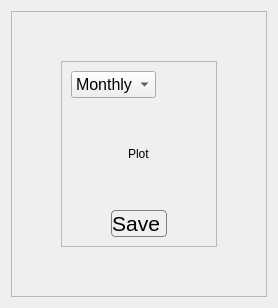
              <widget class="QWidget" name="graphs">
               <attribute name="icon">
                <iconset>
                 <normaloff>../../images/graph.png</normaloff>../../images/graph.png</iconset>
               </attribute>
               <attribute name="title">
                <string>Graphs</string>
               </attribute>
               <layout class="QGridLayout" name="gridLayout_26">
                <item row="0" column="0">
                 <widget class="QFrame" name="mmGOuterFrame">
                  <property name="frameShape">
                   <enum>QFrame::StyledPanel</enum>
                  </property>
                  <property name="frameShadow">
                   <enum>QFrame::Raised</enum>
                  </property>
                  <layout class="QGridLayout" name="gridLayout_32">
                   <item row="0" column="1">
                    <spacer name="verticalSpacer_39">
                     <property name="orientation">
                      <enum>Qt::Vertical</enum>
                     </property>
                     <property name="sizeHint" stdset="0">
                      <size>
                       <width>20</width>
                       <height>40</height>
                      </size>
                     </property>
                    </spacer>
                   </item>
                   <item row="2" column="1">
                    <spacer name="verticalSpacer_41">
                     <property name="orientation">
                      <enum>Qt::Vertical</enum>
                     </property>
                     <property name="sizeHint" stdset="0">
                      <size>
                       <width>20</width>
                       <height>40</height>
                      </size>
                     </property>
                    </spacer>
                   </item>
                   <item row="1" column="0">
                    <spacer name="horizontalSpacer_89">
                     <property name="orientation">
                      <enum>Qt::Horizontal</enum>
                     </property>
                     <property name="sizeHint" stdset="0">
                      <size>
                       <width>40</width>
                       <height>20</height>
                      </size>
                     </property>
                    </spacer>
                   </item>
                   <item row="1" column="2">
                    <spacer name="horizontalSpacer_90">
                     <property name="orientation">
                      <enum>Qt::Horizontal</enum>
                     </property>
                     <property name="sizeHint" stdset="0">
                      <size>
                       <width>40</width>
                       <height>20</height>
                      </size>
                     </property>
                    </spacer>
                   </item>
                   <item row="1" column="1">
                    <widget class="QFrame" name="mmGInnerFrame">
                     <property name="frameShape">
                      <enum>QFrame::StyledPanel</enum>
                     </property>
                     <property name="frameShadow">
                      <enum>QFrame::Raised</enum>
                     </property>
                     <layout class="QGridLayout" name="gridLayout_34">
                      <item row="4" column="0">
                       <layout class="QHBoxLayout" name="mmGHorizontalLayout1">
                        <item>
                         <spacer name="horizontalSpacer_96">
                          <property name="orientation">
                           <enum>Qt::Horizontal</enum>
                          </property>
                          <property name="sizeHint" stdset="0">
                           <size>
                            <width>40</width>
                            <height>20</height>
                           </size>
                          </property>
                         </spacer>
                        </item>
                        <item>
                         <widget class="QPushButton" name="mmGPushButton">
                          <property name="font">
                           <font>
                            <pointsize>16</pointsize>
                           </font>
                          </property>
                          <property name="cursor">
                           <cursorShape>PointingHandCursor</cursorShape>
                          </property>
                          <property name="toolTip">
                           <string>Save data</string>
                          </property>
                          <property name="styleSheet">
                           <string notr="true">border: 0.5px solid grey;
border-radius:4px;</string>
                          </property>
                          <property name="text">
                           <string>Save </string>
                          </property>
                          <property name="icon">
                           <iconset>
                            <normaloff>../../images/save.webp</normaloff>../../images/save.webp</iconset>
                          </property>
                          <property name="iconSize">
                           <size>
                            <width>35</width>
                            <height>35</height>
                           </size>
                          </property>
                         </widget>
                        </item>
                        <item>
                         <spacer name="horizontalSpacer_97">
                          <property name="orientation">
                           <enum>Qt::Horizontal</enum>
                          </property>
                          <property name="sizeHint" stdset="0">
                           <size>
                            <width>40</width>
                            <height>20</height>
                           </size>
                          </property>
                         </spacer>
                        </item>
                       </layout>
                      </item>
                      <item row="0" column="0">
                       <layout class="QHBoxLayout" name="mmGHorizontalLayout2">
                        <item>
                         <widget class="QComboBox" name="mmGComboBox">
                          <property name="font">
                           <font>
                            <pointsize>12</pointsize>
                           </font>
                          </property>
                          <item>
                           <property name="text">
                            <string>Monthly</string>
                           </property>
                          </item>
                          <item>
                           <property name="text">
                            <string>Yearly</string>
                           </property>
                          </item>
                         </widget>
                        </item>
                        <item>
                         <spacer name="horizontalSpacer_93">
                          <property name="orientation">
                           <enum>Qt::Horizontal</enum>
                          </property>
                          <property name="sizeHint" stdset="0">
                           <size>
                            <width>40</width>
                            <height>20</height>
                           </size>
                          </property>
                         </spacer>
                        </item>
                       </layout>
                      </item>
                      <item row="2" column="0">
                       <layout class="QVBoxLayout" name="verticalLayout_7">
                        <item>
                         <layout class="QHBoxLayout" name="mmGHorizontalLayout3">
                          <item>
                           <spacer name="horizontalSpacer_91">
                            <property name="orientation">
                             <enum>Qt::Horizontal</enum>
                            </property>
                            <property name="sizeHint" stdset="0">
                             <size>
                              <width>40</width>
                              <height>20</height>
                             </size>
                            </property>
                           </spacer>
                          </item>
                          <item>
                           <widget class="QLabel" name="mmGLabel1">
                            <property name="text">
                             <string>Plot</string>
                            </property>
                           </widget>
                          </item>
                          <item>
                           <spacer name="horizontalSpacer_92">
                            <property name="orientation">
                             <enum>Qt::Horizontal</enum>
                            </property>
                            <property name="sizeHint" stdset="0">
                             <size>
                              <width>40</width>
                              <height>20</height>
                             </size>
                            </property>
                           </spacer>
                          </item>
                         </layout>
                        </item>
                       </layout>
                      </item>
                      <item row="3" column="0">
                       <spacer name="verticalSpacer_40">
                        <property name="orientation">
                         <enum>Qt::Vertical</enum>
                        </property>
                        <property name="sizeHint" stdset="0">
                         <size>
                          <width>20</width>
                          <height>40</height>
                         </size>
                        </property>
                       </spacer>
                      </item>
                      <item row="1" column="0">
                       <spacer name="verticalSpacer_42">
                        <property name="orientation">
                         <enum>Qt::Vertical</enum>
                        </property>
                        <property name="sizeHint" stdset="0">
                         <size>
                          <width>20</width>
                          <height>40</height>
                         </size>
                        </property>
                       </spacer>
                      </item>
                     </layout>
                    </widget>
                   </item>
                  </layout>
                 </widget>
                </item>
               </layout>
              </widget>
